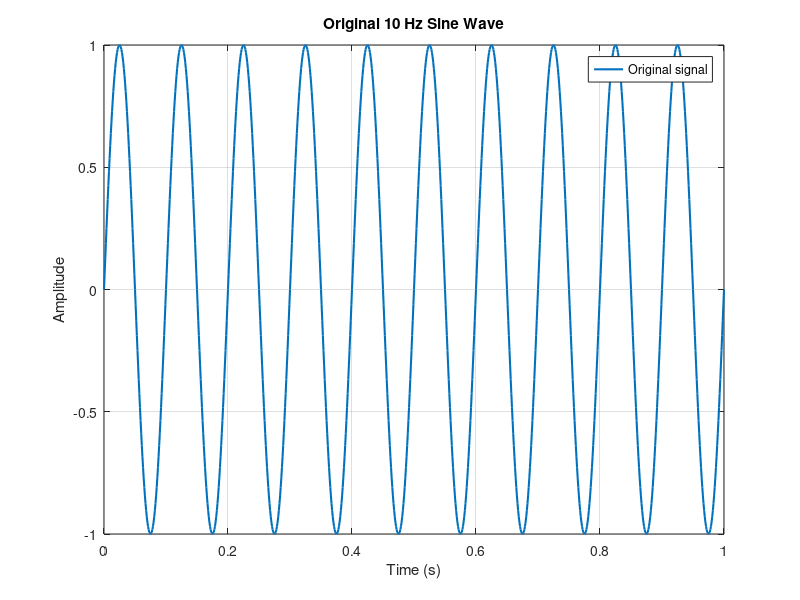
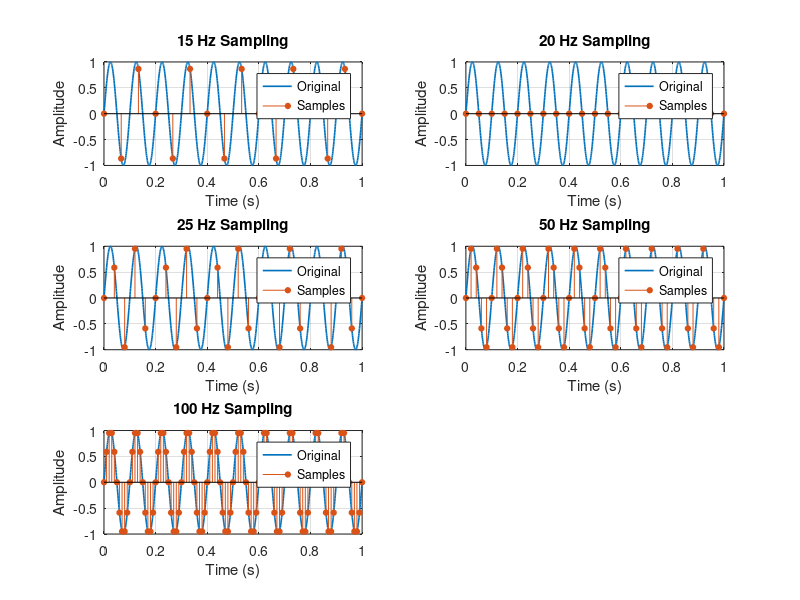

Source code (MATLAB) for these figures, in order:
%% Initial Setup
% It is best practice to start scripts by clearing old data and closing old figures
clc; 
clear; 
close all; 

%% Task 1: Create the Original Signal
t = 0 : 0.001 : 1;
f = 10;
a = 1;
originalsignal = a * sin(2 * pi * f * t);

figure;
plot(t, originalsignal, 'LineWidth', 1.5);
title('Original 10 Hz Sine Wave');
xlabel('Time (s)');
ylabel('Amplitude');
grid on;
legend('Original signal');
saveas(gcf, 'original_signal.png');

%% Task 2: Investigate Different Sampling Frequencies
samplingFrequencies = [15, 20, 25, 50, 100]; 

figure; 
for i = 1:numel(samplingFrequencies)
    samplingFrequency = samplingFrequencies(i); 
    sampledTime = 0 : 1/samplingFrequency : 1; 
    sampledSignal = a * sin(2 * pi * f * sampledTime); 
    
    % Creates a 3x2 grid of subplots
    subplot(3, 2, i);
    plot(t, originalsignal, 'LineWidth', 1.2); 
    hold on; 
    stem(sampledTime, sampledSignal, 'filled', 'MarkerSize', 4); 
    hold off; % Good practice to turn off hold
    
    title(sprintf('%d Hz Sampling', samplingFrequency)); 
    xlabel('Time (s)'); 
    ylabel('Amplitude'); 
    grid on; 
    legend('Original', 'Samples', 'Location', 'best'); % Optimizes legend placement
end

%% Task 3: Nyquist Analysis (Calculations)
fMax = f;
nyquistRate = 2 * fMax;

fprintf('\n--- Task 3: Nyquist Analysis ---\n');
fprintf('Minimum Nyquist sampling frequency: %.1f Hz\n', nyquistRate);
fprintf('Frequencies satisfying the criterion: %s Hz\n\n', ...
    mat2str(samplingFrequencies(samplingFrequencies >= nyquistRate)));

%% Tasks 3 & 4: Discussion Questions
%{
-------------------------------------------------------------------------
TASK 3 ANSWERS:
-------------------------------------------------------------------------
Is sampling exactly at the Nyquist rate recommended in practice? Explain:
No, it is not recommended. For example, in this figure, it is impossible 
to distinguish the signal when it is sampled at 20 Hz. This is because of 
the phase of the sampling. It also should not be done because there is no 
margin for error with hardware.

-------------------------------------------------------------------------
TASK 4 ANSWERS:
-------------------------------------------------------------------------
At which sampling frequencies does aliasing occur?
Aliasing occurs at all frequencies below the Nyquist rate (15 Hz in this case).

Why does aliasing occur?
Aliasing occurs because the sampling is too slow and it is unable to match 
the speed of the signal.

Which sampling frequency would you recommend for a real engineering system?
For this signal, I recommend a sampling rate in the range of 50–100 Hz 
depending on specific needs. Microcontrollers like the STM32 and ESP32 can 
handle processing requirements in this range with ease, meaning the 
computational cost remains low. This oversampling ensures much higher 
accuracy by capturing superior waveform fidelity compared to the strict 
Nyquist minimum. Finally, it provides greater robustness, making the system 
less sensitive to high-frequency noise and hardware timing errors.
-------------------------------------------------------------------------
%}
